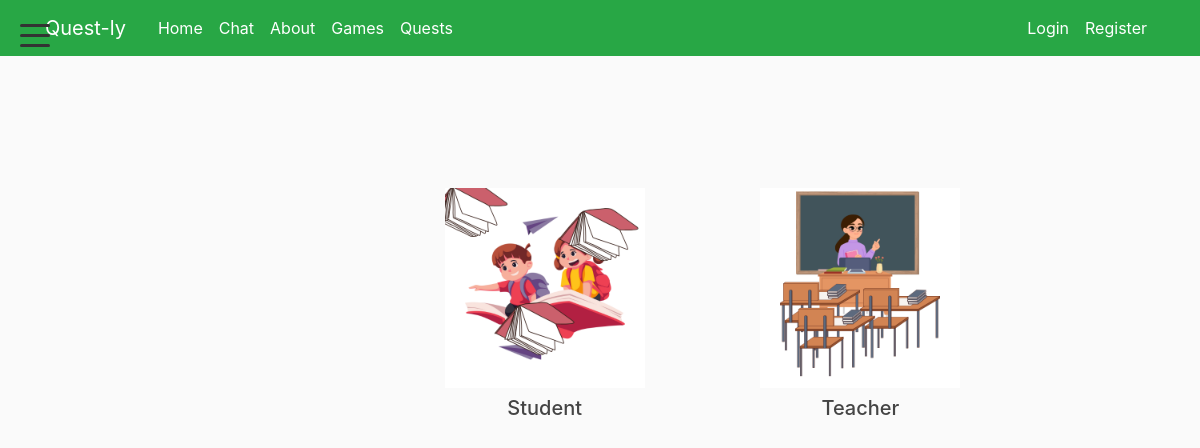
Page /users/register/ on the earlier database version.
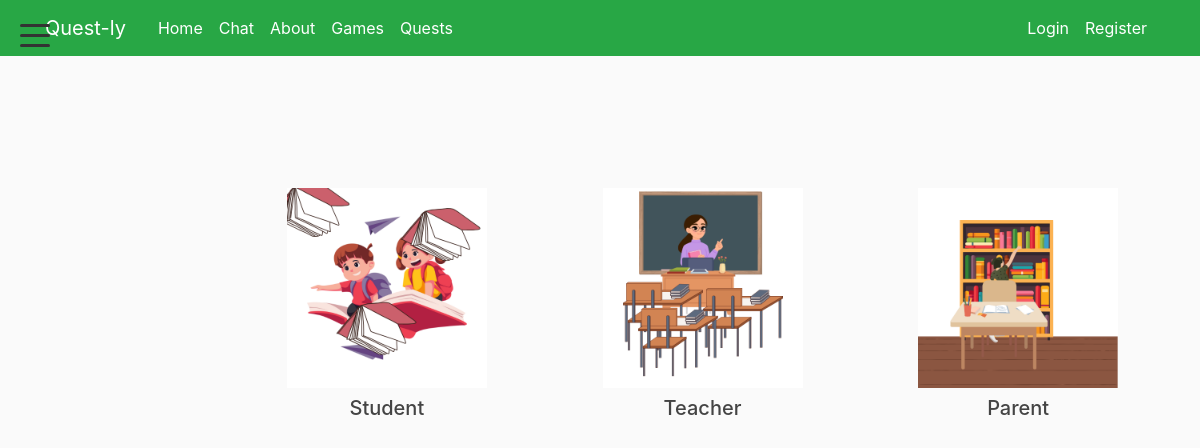
Same page on the later database version.
### users/models.py (models this page shows, shortened)
class LoginRole(models.Model):
    ROLE_CHOICES = [
        ('teacher', 'Teacher'),
        ('parent', 'Parent'),
        ('student', 'Student'),
    ]
    name = models.CharField(max_length=20, choices=ROLE_CHOICES, unique=True)
    image = models.ImageField(upload_to='login_roles/')

### users/views.py (the view)
# urls.py: path('register/', views.register, name='register'),
def register(request, role=None):
    if request.method == 'POST':
        form = UserRegisterForm(request.POST)
        if form.is_valid():
            user = form.save()
            user.refresh_from_db()
            user.profile.user_type = role or 'student'
            grade = form.cleaned_data.get('grade') or ''
            def _normalize_grade(g):
                if not g:
                    return ''
                g = str(g).strip()
                if not g.isdigit():
                    return g
                try:
                    n = int(g)
                except Exception:
                    return g
                if 10 <= (n % 100) <= 20:
                    suffix = 'th'
                else:
                    suffix = {1: 'st', 2: 'nd', 3: 'rd'}.get(n % 10, 'th')
                return f"{n}{suffix}"
            grade_normalized = _normalize_grade(grade)
            if user.profile.user_type == 'student':
                user.profile.grade = grade_normalized
            else:
                user.profile.grade = ''
            user.profile.save()
            if user.profile.user_type == 'student' and grade and grade.lower() != 'unsure':
                try:
                    grade_obj = GradeModel.objects.filter(Q(name__iexact=grade_normalized) | Q(name__iexact=grade)).first()
                    if grade_obj:
                        courses = grade_obj.courses.all()
                        if courses.exists():
                            user.profile.courses.set(courses)
                except Exception:
                    pass
            try:
                raw_password = form.cleaned_data.get('password1')
                user_auth = authenticate(request, username=user.username, password=raw_password)
                if user_auth:
                    login(request, user_auth)
            except Exception:
                pass
            if user.profile.user_type == 'student':
                parent_email = form.cleaned_data.get('parent_email')
                if parent_email:
                    import secrets
                    code = ''.join(secrets.choice('0123456789') for _ in range(4))
                    StudentLoginCode.objects.create(user=user, parent_email=parent_email, code=code)
            messages.success(request, f'your account has been created!')
            if grade and grade.lower() == 'unsure':
                return redirect('placement-quiz')
            return redirect('home')
        if role:
            return render(request, 'users/register_form.html', {'form': form, 'role': role})
        else:
            roles = LoginRole.objects.all()
            return render(request, 'users/register.html', {'roles': roles, 'form': form})
    else:
        if role:
            form = UserRegisterForm()
            return render(request, 'users/register_form.html', {'form': form, 'role': role})
        form = UserRegisterForm()
        roles = LoginRole.objects.all()
        return render(request, 'users/register.html', {'roles': roles})

### blog/context_processors.py (called while the page is built)
def all_courses(request):
    try:
        courses = Course.objects.all()
    except Exception:
        courses = []
    return {'all_courses': courses}

def home_url(request):
    try:
        if getattr(request.user, 'is_authenticated', False):
            profile = getattr(request.user, 'profile', None)
            user_type = getattr(profile, 'user_type', None)
            if getattr(request.user, 'is_superuser', False) or user_type == 'teacher':
                return {'home_url': reverse('teachers')}
            if user_type == 'student':
                return {'home_url': reverse('students')}
            if user_type == 'parent':
                return {'home_url': reverse('parents')}
    except Exception:
        pass
    return {'home_url': reverse('home')}

### blog/models.py (called while the page is built)
    def get_absolute_url(self):
        return reverse('task-detail', kwargs={'task_id': self.pk})

### users/templates/users/register.html
{% extends "blog/base.html" %}
{% load static %}
{% block content %}
<div class="container d-flex justify-content-center align-items-center" style="min-height:60vh;">
    <div class="row w-100 justify-content-center">
        {% for role in roles %}
        <div class="col-md-4 mb-4 text-center">
            <a href="{% url 'register-role' role.name %}" class="d-block">
                <img src="{{ role.image.url }}" alt="{{ role.get_name_display }}" style="height:200px; width:auto; max-width:100%; object-fit:contain;">
                <h5 class="mt-2">{{ role.get_name_display }}</h5>
            </a>
        </div>
        {% endfor %}
    </div>
</div>
{% endblock content %}

### blog/templates/blog/base.html (shortened to what this page needs)
{% load static %}
{% load custom_filters %}
<!DOCTYPE html>
<html>
<head>
    <link rel="stylesheet" href="https://cdn.jsdelivr.net/npm/bootstrap@4.0.0/dist/css/bootstrap.min.css">
    <link rel="stylesheet" type="text/css" href="{% static 'blog/main.css' %}">
</head>
<body>
    <header class="site-header">
        <nav class="navbar navbar-expand-md navbar-dark bg-steel fixed-top">
            <div class="container">
                <button id="sidebarToggle" class="hamburger-menu">
                    <div class="bar"></div>
                    <div class="bar"></div>
                    <div class="bar"></div>
                </button>
                <a class="navbar-brand mr-4" href="{{ home_url }}">Quest-ly</a>
                <div class="collapse navbar-collapse" id="navbarToggle">
                    <div class="navbar-nav mr-auto">
                        <a class="nav-item nav-link" href="{{ home_url }}">Home</a>
                            <a class="nav-item nav-link" href="{% url 'chat' %}">Chat</a>
                        <a class="nav-item nav-link" href="{% url 'blog-about' %}">About</a>
                        <a class="nav-item nav-link" href="{% url 'games' %}">Games</a>
                        <a class="nav-item nav-link" href="{% url 'quests' %}">Quests</a>
                    </div>
                    <div class="navbar-nav">
                        {% if user.is_authenticated %}
                            <a class="nav-item nav-link logout-link" href="{% url 'logout' %}">Logout</a>
                            <a class="nav-item nav-link" href="{% url 'membership' %}">Membership</a>
                        {% else %}
                            <a class="nav-item nav-link" href="{% url 'choose-login' %}">Login</a>
                            <a class="nav-item nav-link" href="{% url 'register' %}">Register</a>
                        {% endif %}
                    </div>
                </div>
            </div>
        </nav>
    </header>
        <div class="row">
            <main id="mainContent" class="col-md-9 ml-sm-auto col-lg-10 px-md-4">
                <div class="row">
                    <div class="col">
                        {% block content %}{% endblock %}
                    </div>
                </div>
            </main>
        </div>
</body>
</html>

### blog/static/blog/main.css (style rules this page uses)
body { background: #fafafa; color: #333333; margin-top: 5rem; }
h1, h2, h3, h4, h5, h6 { color: #444444; }
.bg-steel { background-color: #28a745; }
.site-header { background: linear-gradient(45deg, #28a745, #ff9800); }
.site-header .navbar-nav .nav-link { color: #ffffff; }
.hamburger-menu { display: flex; flex-direction: column; justify-content: space-around; width: 30px; height: 30px; background: transparent; border: none; cursor: pointer; padding: 0; z-index: 1060; position: fixed; top: 20px; left: 20px; outline: none; }
main#mainContent { transition: margin-left 0.28s ease, width 0.28s ease; width: 100%; margin-left: 0; }
main#mainContent > .row > .col { display: block; }
.hamburger-menu .bar { width: 100%; height: 3px; background-color: #333; border-radius: 2px; }

Differences in the rows shown:
added LoginRole: image (picture), name "Parent"
